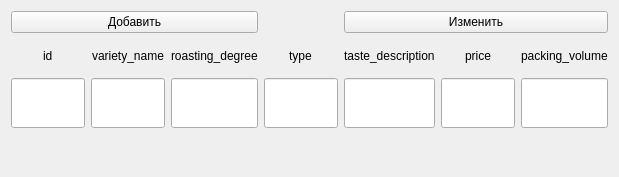
<?xml version="1.0" encoding="UTF-8"?>
<ui version="4.0">
 <class>Form</class>
 <widget class="QWidget" name="Form">
  <property name="geometry">
   <rect>
    <x>0</x>
    <y>0</y>
    <width>619</width>
    <height>177</height>
   </rect>
  </property>
  <property name="windowTitle">
   <string>Add-change</string>
  </property>
  <layout class="QVBoxLayout" name="verticalLayout">
   <item>
    <layout class="QGridLayout" name="gridLayout">
     <item row="2" column="1">
      <widget class="QLineEdit" name="var_name">
       <property name="minimumSize">
        <size>
         <width>0</width>
         <height>50</height>
        </size>
       </property>
      </widget>
     </item>
     <item row="2" column="3">
      <widget class="QLineEdit" name="type">
       <property name="minimumSize">
        <size>
         <width>0</width>
         <height>50</height>
        </size>
       </property>
      </widget>
     </item>
     <item row="1" column="3" alignment="Qt::AlignHCenter">
      <widget class="QLabel" name="label_4">
       <property name="text">
        <string>type</string>
       </property>
      </widget>
     </item>
     <item row="1" column="1" alignment="Qt::AlignHCenter">
      <widget class="QLabel" name="label_2">
       <property name="text">
        <string>variety_name</string>
       </property>
      </widget>
     </item>
     <item row="1" column="5" alignment="Qt::AlignHCenter">
      <widget class="QLabel" name="label_5">
       <property name="text">
        <string>price</string>
       </property>
      </widget>
     </item>
     <item row="2" column="0">
      <widget class="QLineEdit" name="id">
       <property name="sizePolicy">
        <sizepolicy hsizetype="Expanding" vsizetype="Fixed">
         <horstretch>0</horstretch>
         <verstretch>0</verstretch>
        </sizepolicy>
       </property>
       <property name="minimumSize">
        <size>
         <width>0</width>
         <height>50</height>
        </size>
       </property>
       <property name="maximumSize">
        <size>
         <width>16777215</width>
         <height>16777215</height>
        </size>
       </property>
      </widget>
     </item>
     <item row="2" column="2">
      <widget class="QLineEdit" name="r_deg">
       <property name="minimumSize">
        <size>
         <width>0</width>
         <height>50</height>
        </size>
       </property>
      </widget>
     </item>
     <item row="2" column="5">
      <widget class="QLineEdit" name="price">
       <property name="minimumSize">
        <size>
         <width>0</width>
         <height>50</height>
        </size>
       </property>
      </widget>
     </item>
     <item row="1" column="2" alignment="Qt::AlignHCenter">
      <widget class="QLabel" name="label_3">
       <property name="text">
        <string>roasting_degree</string>
       </property>
      </widget>
     </item>
     <item row="2" column="4">
      <widget class="QLineEdit" name="t_desc">
       <property name="minimumSize">
        <size>
         <width>0</width>
         <height>50</height>
        </size>
       </property>
      </widget>
     </item>
     <item row="1" column="0" alignment="Qt::AlignHCenter">
      <widget class="QLabel" name="label_1">
       <property name="maximumSize">
        <size>
         <width>16777215</width>
         <height>100</height>
        </size>
       </property>
       <property name="text">
        <string>id</string>
       </property>
      </widget>
     </item>
     <item row="1" column="4" alignment="Qt::AlignHCenter">
      <widget class="QLabel" name="label">
       <property name="text">
        <string>taste_description</string>
       </property>
      </widget>
     </item>
     <item row="2" column="6">
      <widget class="QLineEdit" name="pack_vol">
       <property name="minimumSize">
        <size>
         <width>0</width>
         <height>50</height>
        </size>
       </property>
      </widget>
     </item>
     <item row="1" column="6" alignment="Qt::AlignHCenter">
      <widget class="QLabel" name="label_6">
       <property name="text">
        <string>packing_volume</string>
       </property>
      </widget>
     </item>
     <item row="0" column="0" colspan="3">
      <widget class="QPushButton" name="addButton">
       <property name="text">
        <string>Добавить</string>
       </property>
      </widget>
     </item>
     <item row="0" column="4" colspan="3">
      <widget class="QPushButton" name="changeButton">
       <property name="text">
        <string>Изменить</string>
       </property>
      </widget>
     </item>
     <item row="3" column="0" colspan="7">
      <widget class="QLabel" name="error_label">
       <property name="maximumSize">
        <size>
         <width>16777215</width>
         <height>100</height>
        </size>
       </property>
       <property name="text">
        <string/>
       </property>
      </widget>
     </item>
    </layout>
   </item>
  </layout>
 </widget>
 <resources/>
 <connections/>
</ui>
